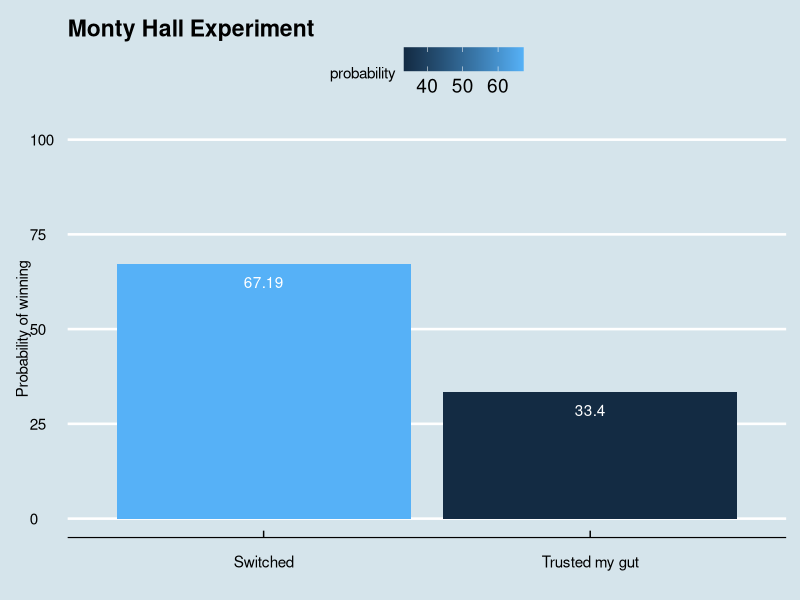
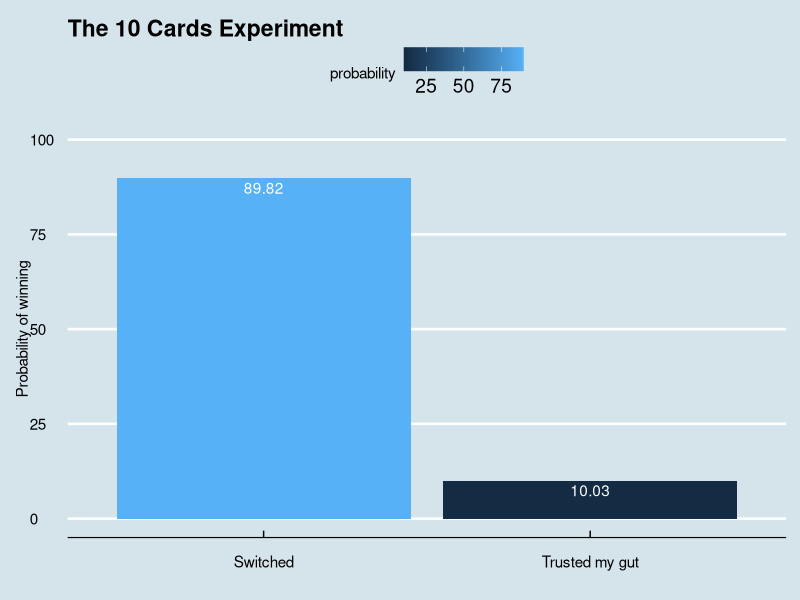
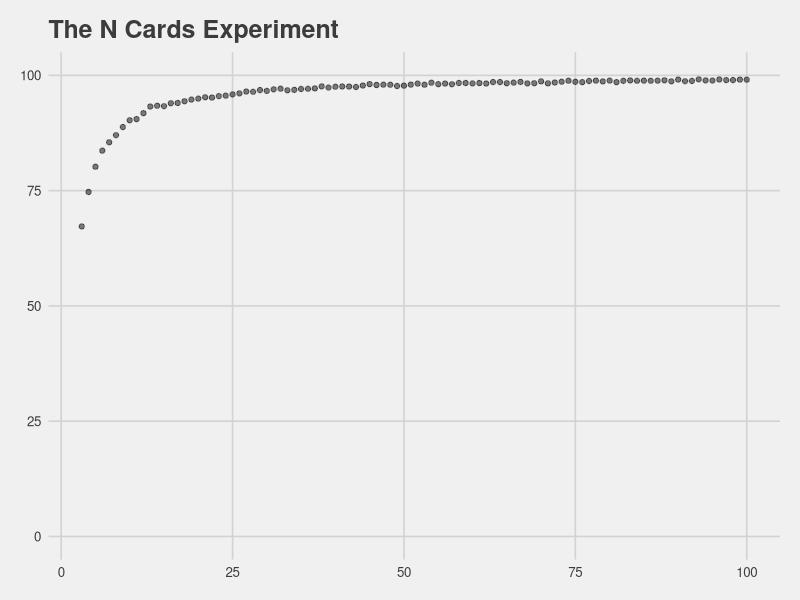

Here is the R script that generated these plots, in order:
## ---- chunk 1
library(dplyr)
library(ggplot2)
library(ggthemes)
## ---- chunk 2

simulation_attempts <- 10000
monty_hall <- function(attempts,I_switch=FALSE){
  replicate(attempts,{ 
    doors <- as.character(seq(1,3))
    prize <- sample(c("house","goat","goat"))
    door_with_prize <- doors[prize %in% "house"]
    i_choose <- sample(doors,1)
    my_and_prize_door <- doors %in% c(i_choose,door_with_prize)
    what_door_to_show <- sample(doors[!my_and_prize_door],1)
    choice_that_have_left <- !doors%in%c(i_choose,what_door_to_show)
    if(I_switch) {
      final_say <- doors[choice_that_have_left]
    }
    else final_say <- i_choose
    final_say
    final_say == door_with_prize
  }) 
}
trusted_my_gut <- mean(monty_hall(simulation_attempts))*100
switched <- mean(monty_hall(simulation_attempts,I_switch=TRUE))*100

monty_hall_experiment=data.frame(name=c("Trusted my gut","Switched"),
                                 probability=c(trusted_my_gut,switched))
monty_hall_experiment %>% ggplot(aes(x=name, y=probability,label=probability,fill=probability)) + 
  geom_bar(stat = "identity") + geom_text(vjust=2,color='white') + 
  ylim(0,100) + ylab('Probability of winning') + xlab('') + 
  ggtitle('Monty Hall Experiment') +theme_economist()
## ---- chunk 3
the_10_cards_experiment <- function(attempts,I_switch=FALSE){
  replicate(attempts,{ 
    cards <- seq(1,10)
    prize <- sample(cards,1)
    i_choose <- sample(cards,1)
    my_card_and_prize <- cards %in% c(i_choose,prize)
    what_cards_to_show <- sample(cards[!my_card_and_prize],8)
    choice_that_have_left <- !cards%in%c(i_choose,what_cards_to_show)
    if(I_switch) {
      final_say <- cards[choice_that_have_left]
    }
    else final_say <- i_choose
    final_say == prize
  }) 
}
trusted_my_gut <- mean(the_10_cards_experiment(simulation_attempts))*100
switched <- mean(the_10_cards_experiment(simulation_attempts,I_switch=TRUE))*100

monty_hall_experiment=data.frame(name=c("Trusted my gut","Switched"),
                                 probability=c(trusted_my_gut,switched))
monty_hall_experiment %>% ggplot(aes(x=name, y=probability,label=probability,fill=probability)) + 
  geom_bar(stat = "identity") + geom_text(vjust=1.3,color='white') + 
  ylim(0,100) + ylab('Probability of winning') + xlab('') + 
  ggtitle('The 10 Cards Experiment') +theme_economist()
## ---- chunk 4
the_n_cards_experiment <- function(attempts,number_of_cards,I_switch=FALSE){
  replicate(attempts,{ 
    cards <- seq(1,number_of_cards)
    prize <- sample(cards,1)
    i_choose <- sample(cards,1)
    my_card_and_prize <- cards %in% c(i_choose,prize)
    what_cards_to_show <- cards[!my_card_and_prize]
    if(length(what_cards_to_show) > 1){
      what_cards_to_show <- sample(what_cards_to_show,number_of_cards-2)
    }
    choice_that_have_left <- !cards%in%c(i_choose,what_cards_to_show)
    if(I_switch) {
      final_say <- cards[choice_that_have_left]
    } 
    else final_say <- i_choose
    final_say == prize
  }) 
}
number_of_cards <- seq(3,100)
trusted_my_gut <- c()
switched <- c()
aux <- 1
for(counter in number_of_cards){
  trusted_my_gut[aux] <- mean(the_n_cards_experiment(10000,counter))*100
  aux <- aux + 1
}
aux <- 1
for(counter in number_of_cards){
  switched[aux] <- mean(the_n_cards_experiment(10000,counter,I_switch=TRUE))*100
  aux <- aux + 1
}

n_cards_experiment=data.frame(number=number_of_cards,trusted=trusted_my_gut,
                              switched=switched)
n_cards_experiment %>% ggplot(aes(x=n_cards_experiment$number)) +
  geom_point(y=n_cards_experiment$switched,alpha=.5,stat='identity') +
  ylim(0,100) + ylab('aa of winning') + xlab('a') + 
  ggtitle('The N Cards Experiment') + theme_fivethirtyeight()
